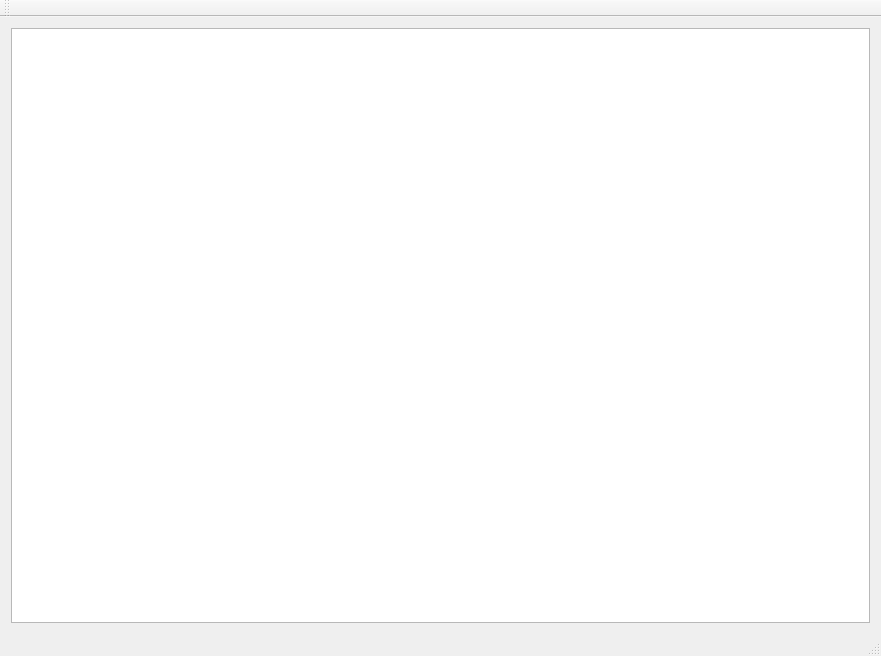
<?xml version="1.0" encoding="UTF-8"?>
<ui version="4.0">
 <class>MainWindow</class>
 <widget class="QMainWindow" name="MainWindow">
  <property name="geometry">
   <rect>
    <x>0</x>
    <y>0</y>
    <width>881</width>
    <height>656</height>
   </rect>
  </property>
  <property name="windowTitle">
   <string>MainWindow</string>
  </property>
  <widget class="QWidget" name="centralWidget">
   <layout class="QVBoxLayout" name="verticalLayout">
    <item>
     <widget class="QTableView" name="tableView"/>
    </item>
   </layout>
  </widget>
  <widget class="QMenuBar" name="menuBar">
   <property name="geometry">
    <rect>
     <x>0</x>
     <y>0</y>
     <width>881</width>
     <height>21</height>
    </rect>
   </property>
  </widget>
  <widget class="QToolBar" name="mainToolBar">
   <attribute name="toolBarArea">
    <enum>TopToolBarArea</enum>
   </attribute>
   <attribute name="toolBarBreak">
    <bool>false</bool>
   </attribute>
  </widget>
  <widget class="QStatusBar" name="statusBar"/>
 </widget>
 <layoutdefault spacing="6" margin="11"/>
 <resources/>
 <connections/>
</ui>
